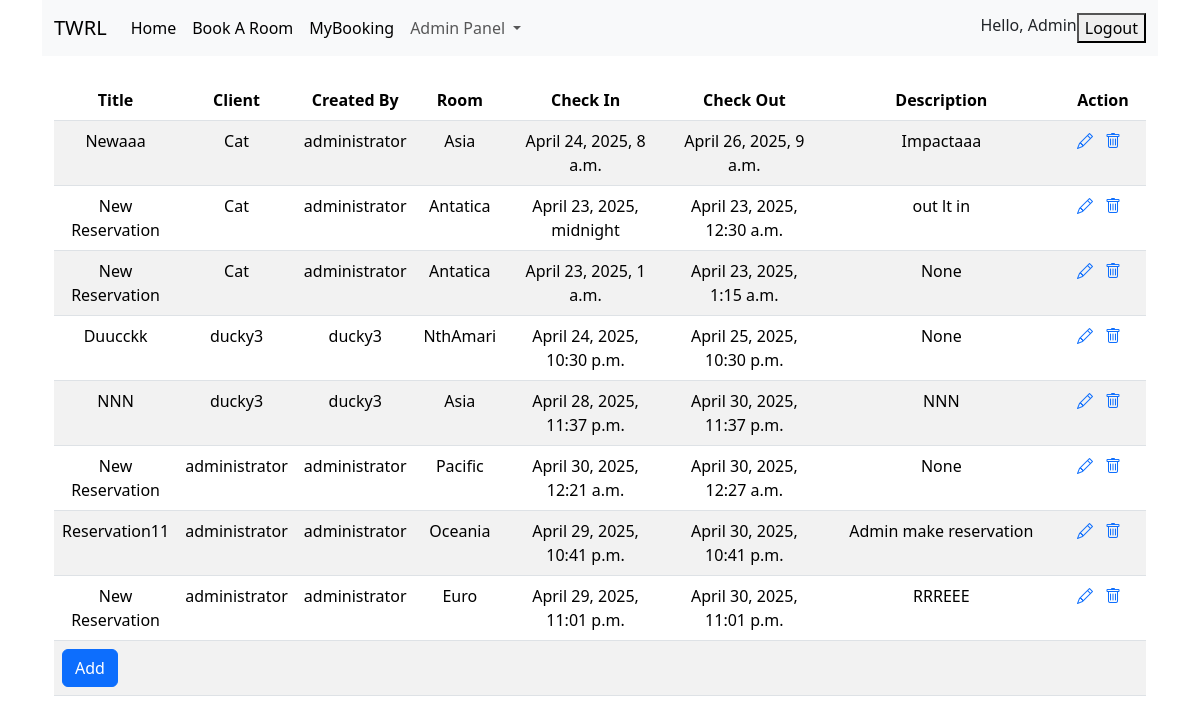
Screenshot of /management/rsvlist/ (signed in) with the database file from the repository.
### TWRL/models.py (models this page shows, shortened)
class BaseModel(models.Model):
    created_at = models.DateTimeField(auto_now_add=True)
    updated_at = models.DateTimeField(auto_now=True)
    class Meta:
        abstract = True

class Reservation(BaseModel):
    client = models.ForeignKey(User, on_delete=models.CASCADE, related_name='client')
    creator = models.ForeignKey(User, on_delete=models.CASCADE, related_name='creator', null=True, blank=True)
    title = models.CharField(default="New Reservation", max_length=255) #reservation title for display
    room = models.ForeignKey(Room, on_delete=models.CASCADE, related_name='room')
    check_in_datetime = models.DateTimeField()
    check_out_datetime = models.DateTimeField()
    desc = models.CharField(max_length=255, null=True, blank=True)

class Room(BaseModel):
    title = models.CharField(max_length=255)
    room_number = models.IntegerField(unique=True, null=True)
    desc = models.CharField(max_length=255)
    def __str__(self):
        return self.title

### TWRL/views.py (the view)
# urls.py: path("management/rsvlist/", ManagementRSVList.as_view(), name='management_rsv_list'),
class ManagementRSVList(ListView):
    model = Reservation
    template_name = 'management/rsvlist.html'

### Templates/management/rsvlist.html (shortened to what this page needs)
{% extends 'BASE.html' %}
{% block lnk %}
<link rel="stylesheet" href="https://cdn.jsdelivr.net/npm/bootstrap-icons@1.11.1/font/bootstrap-icons.css">
{% endblock %}
{% block content %}
	<div class="container">
        <div class="row">
            <div class="col-12 text-center">
                <table class="table table-striped mt-4" >
                    <thead>
                        <tr>
                            <th scope="col">Title</th>
                            <th scope="col">Client</th>
                            <th scope="col">Created By</th>
                            <th scope="col">Room</th>
                            <th scope="col">Check In</th>
                            <th scope="col">Check Out</th>
                            <th scope="col">Description</th>
                            <th scope="col">Action</th>
                        </tr>
                    </thead>
                    <tbody>
                        {% for rsv in object_list %}
                            <tr>
                                <td class="col-sm-1">{{ rsv.title }}</td>
                                <td class="col-sm-1">{{ rsv.client }}</td>
                                <td class="col-sm-1">{{ rsv.creator }}</td>
                                <td class="col-sm-1">{{ rsv.room }}</td>
                                <td class="col-sm-2">{{ rsv.check_in_datetime }}</td>
                                <td class="col-sm-2">{{ rsv.check_out_datetime }}</td>
                                <td class="col-sm-3">{{ rsv.desc }}</td>
                                <td class="col-sm-2">
                                    <a href="{% url 'management_rsv_detail' rsv.id %}" class="primary"><i class="bi bi-pencil me-2"></i></a>
                                    <a href="{% url 'management_rsv_delete' rsv.id %}" class="danger"><i class="bi bi-trash me-2"></i></a>
                                </td>
                            </tr>
                        {% endfor %}
                            <tr>
                                <td colspan="8" style="text-align: left;">
                                    <a href="{% url 'management_rsv_create' %}" class="btn btn-primary"> Add </a>
                                </td>
                            </tr>
                    </tbody>
                </table>
            </div>
        </div>
    </div>
{% endblock %}

### Templates/BASE.html (shortened to what this page needs)
<!DOCTYPE html>
<html lang="en">
<head>
    <link href="https://cdn.jsdelivr.net/npm/bootstrap@5.3.3/dist/css/bootstrap.min.css" rel="stylesheet"
>
    {% load static %}
    <link rel="stylesheet" href="{% static 'css/css.css' %}"/>
    {% block lnk %}
    {% endblock %}
</head>
<body>
<div class="container">
    <nav class="navbar navbar-expand-lg bg-body-tertiary">
        <div class="container-fluid">
            <a class="navbar-brand" href="#">TWRL</a>
            <div class="collapse navbar-collapse" id="navbarSupportedContent">
                <ul class="navbar-nav me-auto mb-2 mb-lg-0">
                    <li class="nav-item">
                        <a class="nav-link active" aria-current="page" href="{% url 'index' %}">Home</a>
                    </li>
                    {% if user.is_authenticated %}
                    <li class="nav-item">
                        <a class="nav-link active" aria-current="page" href="{% url 'booking_step1' %}">Book A Room</a>
                    </li>
                    <li class="nav-item">
                        <a class="nav-link active" aria-current="page" href="{% url 'my_booking_list' %}">MyBooking</a>
                    </li>
                        {% if user.is_superuser %}
                    <li class="nav-item dropdown">
                        <a class="nav-link dropdown-toggle" href="#" role="button" data-bs-toggle="dropdown"
                           aria-expanded="false">
                            Admin Panel
                        </a>
                    </li>
                            {% endif %}
                    {% endif %}
                </ul>
                <ul class="navbar-nav ">
                    {% if user.is_authenticated %}
                        <li class="nav-item">Hello, {{ user.first_name }} {{ user.last_name }} </li>
                        <li class="nav-item d-flex" >
                            <form class="d-flex" action="{% url 'logout' %}" method="POST">
                                <button type="submit">Logout</button>
                            </form>
                        </li>
                    {% endif %}
                </ul>
            </div>
        </div>
    </nav>
</div>
<div class="container">
{% block content %}{% endblock %}
</div>
</body>
</html>

### rows the page displays
Reservation: title "Newaaa", client "Cat", creator "administrator", room "Asia", check_in_datetime "April 24, 2025, 8 a.m.", check_out_datetime "April 26, 2025, 9 a.m.", desc "Impactaaa"
Reservation: title "New Reservation", client "Cat", creator "administrator", room "Antatica", check_in_datetime "April 23, 2025, midnight", check_out_datetime "April 23, 2025, 12:30 a.m.", desc "out lt in"
Reservation: title "New Reservation", client "Cat", creator "administrator", room "Antatica", check_in_datetime "April 23, 2025, 1 a.m.", check_out_datetime "April 23, 2025, 1:15 a.m.", desc "None"
Reservation: title "Duucckk", client "ducky3", creator "ducky3", room "NthAmari", check_in_datetime "April 24, 2025, 10:30 p.m.", check_out_datetime "April 25, 2025, 10:30 p.m.", desc "None"
Reservation: title "NNN", client "ducky3", creator "ducky3", room "Asia", check_in_datetime "April 28, 2025, 11:37 p.m.", check_out_datetime "April 30, 2025, 11:37 p.m.", desc "NNN"
Reservation: title "New Reservation", client "administrator", creator "administrator", room "Pacific", check_in_datetime "April 30, 2025, 12:21 a.m.", check_out_datetime "April 30, 2025, 12:27 a.m.", desc "None"
Reservation: title "Reservation11", client "administrator", creator "administrator", room "Oceania", check_in_datetime "April 29, 2025, 10:41 p.m.", check_out_datetime "April 30, 2025, 10:41 p.m.", desc "Admin make reservation"
Reservation: title "New Reservation", client "administrator", creator "administrator", room "Euro", check_in_datetime "April 29, 2025, 11:01 p.m.", check_out_datetime "April 30, 2025, 11:01 p.m.", desc "RRREEE"

### other values shown
{{ user.first_name }} "Admin"
